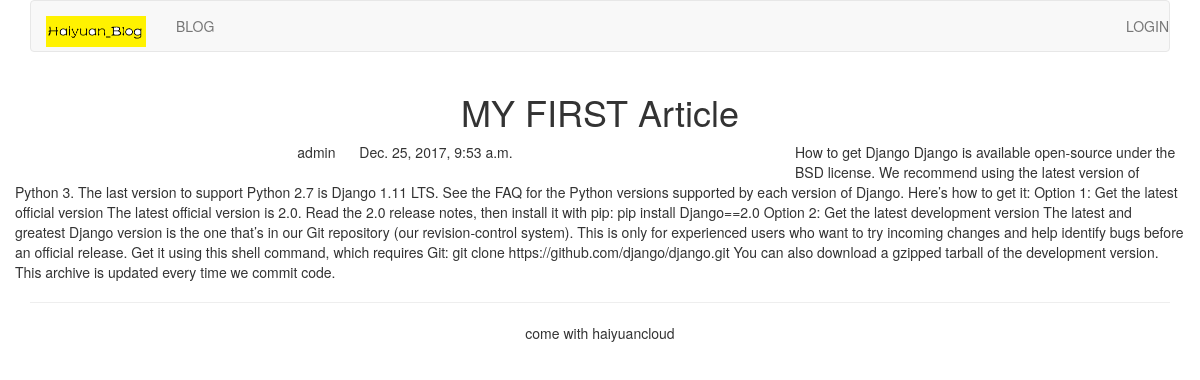
The page /blog_app/1/ on the database its author committed.
### blog_app/models.py (models this page shows, shortened)
class BlogArticles(models.Model):
    title = models.CharField(max_length=300)
    author = models.ForeignKey(User, related_name='blog_posts')
    body = models.TextField()
    publish = models.DateTimeField(default=timezone.now)
    class Mata:
        ordering = ("-publish", )

### blog_app/views.py (the view)
# urls.py: url(r'(?P<article_id>\d)/$', views.blog_app_article, name='blog_app_detail')
def blog_app_article(request, article_id):
    article = get_object_or_404(BlogArticles, id=article_id)
    pub = article.publish
    return render(request, 'blog_app/content.html', {'article' : article, 'publish' : pub})

### templates/blog_app/content.html (shortened to what this page needs)
{% extends "base.html" %}
{% block content %}
<div class="row text-center vertical-middle-sm">
    <h1>{{ article.title }}</h1>
</div>
<div class="row">
    <div class="col-xs-12 col-md-8">
        <p class="text-center">
            <span>{{ article.author.username }}</span>
            <span style="margin-left:20px">{{ publish }}</span>
        </p>
    </div>
    <div>{{ article.body }}</div>
</div>
{% endblock %}

### rows shown on the page
BlogArticles: title "MY FIRST Article", author.username "admin", publish "Dec. 25, 2017, 9:53 a.m.", body "How to get Django Django is available open-source under the BSD license. We recommend using the latest version of Python 3. The last version to support Python 2.7 is Django 1.11 LTS. See the FAQ for the Python versions supported by each version of Django. Here’s how to get it: Option 1: Get the latest official version The latest official version is 2.0. Read the 2.0 release notes, then install it with pip: pip install Django==2.0 Option 2: Get the latest development version The latest and greatest Django version is the one that’s in our Git repository (our revision-control system). This is only for experienced users who want to try incoming changes and help identify bugs before an official…"
